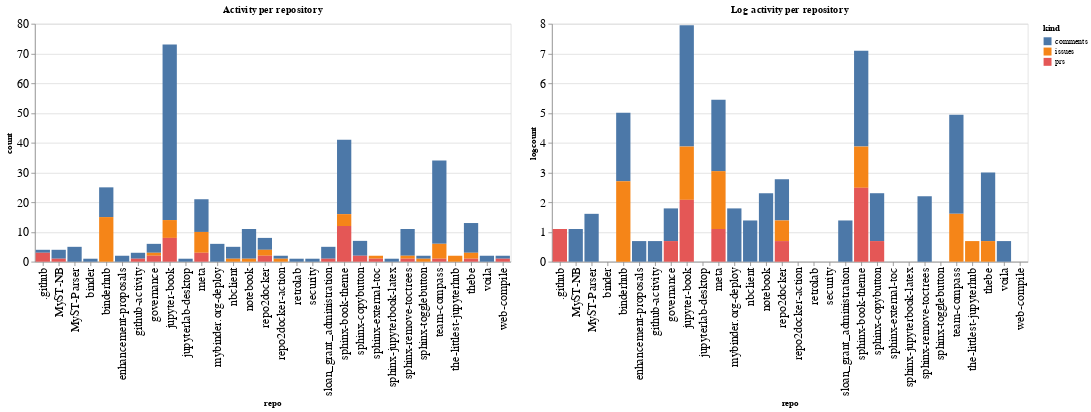

Notebook source saved alongside this figure:
### Code cell
ch1 = alt.Chart(repo_summaries, width=600, title="Activity per repository").mark_bar().encode(
    x='repo',
    y='count',
    color='kind',
    tooltip="kind"
)

ch2 = alt.Chart(repo_summaries, width=600, title="Log activity per repository").mark_bar().encode(
    x='repo',
    y='logcount',
    color='kind',
    tooltip="kind"
)

ch1 | ch2

### Figure 1 — Vega-Lite specification as saved in the notebook (floating-point values rounded to 4 significant figures)
{"config": {"axisLeft": {"labelFontSize": 15}, "axisBottom": {"labelFontSize": 15}}, "hconcat": [{"mark": "bar", "encoding": {"color": {"type": "nominal", "field": "kind"}, "tooltip": {"type": "nominal", "field": "kind"}, "x": {"type": "nominal", "field": "repo"}, "y": {"type": "quantitative", "field": "count"}}, "title": "Activity per repository", "width": 600}, {"mark": "bar", "encoding": {"color": {"type": "nominal", "field": "kind"}, "tooltip": {"type": "nominal", "field": "kind"}, "x": {"type": "nominal", "field": "repo"}, "y": {"type": "quantitative", "field": "logcount"}}, "title": "Log activity per repository", "width": 600}], "data": {"name": "data-eab9d3278c4f0cfa68e349485a9e00eb"}, "$schema": "https://vega.github.io/schema/vega-lite/v4.8.1.json", "datasets": {"data-eab9d3278c4f0cfa68e349485a9e00eb": [{"repo": ".github", "kind": "comments", "count": 1, "logcount": 0.0}, {"repo": ".github", "kind": "prs", "count": 3, "logcount": 1.099}, {"repo": "MyST-NB", "kind": "comments", "count": 3, "logcount": 1.099}, {"repo": "MyST-NB", "kind": "prs", "count": 1, "logcount": 0.0}, {"repo": "MyST-Parser", "kind": "comments", "count": 5, "logcount": 1.609}, {"repo": "binder", "kind": "comments", "count": 1, "logcount": 0.0}, {"repo": "binderhub", "kind": "comments", "count": 10, "logcount": 2.303}, {"repo": "binderhub", "kind": "issues", "count": 15, "logcount": 2.708}, {"repo": "enhancement-proposals", "kind": "comments", "count": 2, "logcount": 0.6931}, {"repo": "github-activity", "kind": "comments", "count": 2, "logcount": 0.6931}, {"repo": "github-activity", "kind": "prs", "count": 1, "logcount": 0.0}, {"repo": "governance", "kind": "comments", "count": 3, "logcount": 1.099}, {"repo": "governance", "kind": "issues", "count": 1, "logcount": 0.0}, {"repo": "governance", "kind": "prs", "count": 2, "logcount": 0.6931}, {"repo": "jupyter-book", "kind": "comments", "count": 59, "logcount": 4.078}, {"repo": "jupyter-book", "kind": "issues", "count": 6, "logcount": 1.792}, {"repo": "jupyter-book", "kind": "prs", "count": 8, "logcount": 2.079}, {"repo": "jupyterlab-desktop", "kind": "comments", "count": 1, "logcount": 0.0}, {"repo": "meta", "kind": "comments", "count": 11, "logcount": 2.398}, {"repo": "meta", "kind": "issues", "count": 7, "logcount": 1.946}, {"repo": "meta", "kind": "prs", "count": 3, "logcount": 1.099}, {"repo": "mybinder.org-deploy", "kind": "comments", "count": 6, "logcount": 1.792}, {"repo": "nbclient", "kind": "comments", "count": 4, "logcount": 1.386}, {"repo": "nbclient", "kind": "issues", "count": 1, "logcount": 0.0}, {"repo": "notebook", "kind": "comments", "count": 10, "logcount": 2.303}, {"repo": "notebook", "kind": "issues", "count": 1, "logcount": 0.0}, {"repo": "repo2docker", "kind": "comments", "count": 4, "logcount": 1.386}, {"repo": "repo2docker", "kind": "issues", "count": 2, "logcount": 0.6931}, {"repo": "repo2docker", "kind": "prs", "count": 2, "logcount": 0.6931}, {"repo": "repo2docker-action", "kind": "comments", "count": 1, "logcount": 0.0}, {"repo": "repo2docker-action", "kind": "issues", "count": 1, "logcount": 0.0}, {"repo": "retrolab", "kind": "comments", "count": 1, "logcount": 0.0}, {"repo": "security", "kind": "comments", "count": 1, "logcount": 0.0}, {"repo": "sloan_grant_administration", "kind": "comments", "count": 4, "logcount": 1.386}, {"repo": "sloan_grant_administration", "kind": "prs", "count": 1, "logcount": 0.0}, {"repo": "sphinx-book-theme", "kind": "comments", "count": 25, "logcount": 3.219}, {"repo": "sphinx-book-theme", "kind": "issues", "count": 4, "logcount": 1.386}, {"repo": "sphinx-book-theme", "kind": "prs", "count": 12, "logcount": 2.485}, {"repo": "sphinx-copybutton", "kind": "comments", "count": 5, "logcount": 1.609}, {"repo": "sphinx-copybutton", "kind": "prs", "count": 2, "logcount": 0.6931}, {"repo": "sphinx-external-toc", "kind": "issues", "count": 1, "logcount": 0.0}, {"repo": "sphinx-external-toc", "kind": "prs", "count": 1, "logcount": 0.0}, {"repo": "sphinx-jupyterbook-latex", "kind": "comments", "count": 1, "logcount": 0.0}, {"repo": "sphinx-remove-toctrees", "kind": "comments", "count": 9, "logcount": 2.197}, {"repo": "sphinx-remove-toctrees", "kind": "issues", "count": 1, "logcount": 0.0}, {"repo": "sphinx-remove-toctrees", "kind": "prs", "count": 1, "logcount": 0.0}, {"repo": "sphinx-togglebutton", "kind": "comments", "count": 1, "logcount": 0.0}, {"repo": "sphinx-togglebutton", "kind": "issues", "count": 1, "logcount": 0.0}, {"repo": "team-compass", "kind": "comments", "count": 28, "logcount": 3.332}, {"repo": "team-compass", "kind": "issues", "count": 5, "logcount": 1.609}, {"repo": "team-compass", "kind": "prs", "count": 1, "logcount": 0.0}, {"repo": "the-littlest-jupyterhub", "kind": "issues", "count": 2, "logcount": 0.6931}, {"repo": "thebe", "kind": "comments", "count": 10, "logcount": 2.303}, {"repo": "thebe", "kind": "issues", "count": 2, "logcount": 0.6931}, {"repo": "thebe", "kind": "prs", "count": 1, "logcount": 0.0}, {"repo": "voila", "kind": "comments", "count": 2, "logcount": 0.6931}, {"repo": "web-compile", "kind": "comments", "count": 1, "logcount": 0.0}, {"repo": "web-compile", "kind": "prs", "count": 1, "logcount": 0.0}]}}
